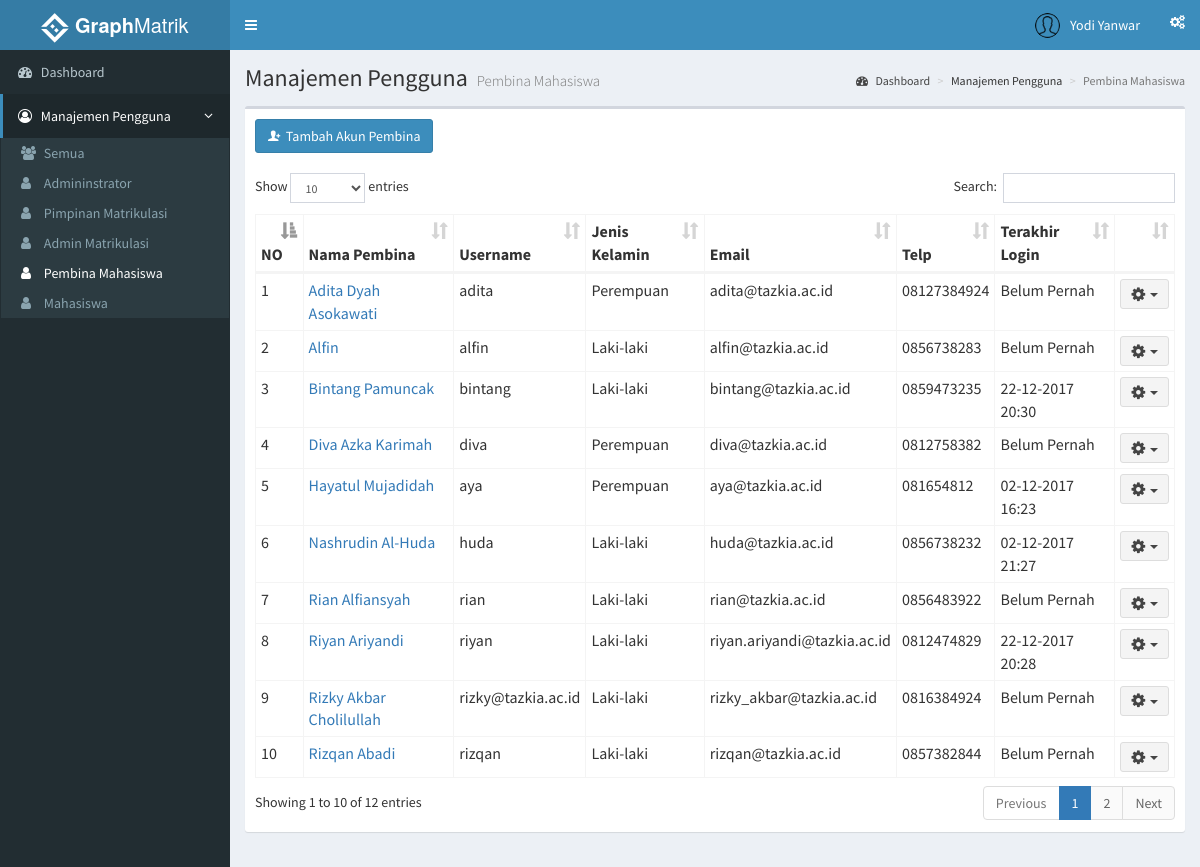
The page /index.php?page=pembina (signed in) on the database its author committed.
### tables this page shows
CREATE TABLE `pembina` (
  `id_pembina` int(11) NOT NULL,
  `nama` varchar(35) NOT NULL,
  `j_kelamin` varchar(15) DEFAULT NULL,
  `tgl_lahir` date NOT NULL,
  `gelar` varchar(10) DEFAULT NULL,
  `asalkota` varchar(20) DEFAULT NULL,
  `email` varchar(35) NOT NULL,
  `telp` varchar(13) NOT NULL,
  `avatar` varchar(100) DEFAULT NULL,
  `id_user` int(11) NOT NULL
);

CREATE TABLE `users` (
  `id_user` int(11) NOT NULL,
  `username` varchar(30) NOT NULL,
  `password` varchar(50) NOT NULL,
  `level` int(11) NOT NULL,
  `last_login` datetime NOT NULL
);

### functions.php (called while the page is built, shortened)
<?php
	function tampilPembina(){
		$ambildata = mysql_query("SELECT pembina.*, users.* FROM users INNER JOIN pembina ON pembina.id_user = users.id_user ORDER BY nama") or die(mysql_error());
		if (mysql_num_rows($ambildata) > 0) {
			while ($ad = mysql_fetch_assoc($ambildata))
				$data[] = $ad;
				return $data;
		} else{
			echo "Daftar pembina kosong";
		}
	}
 ?>

### role/admin/pembina.php (the view, shortened to what this page needs)
<?php
  include 'functions.php';
 ?>
    <section class="content-header">
      <h1>
        Manajemen Pengguna
        <small>Pembina Mahasiswa</small>
      </h1>
      <ol class="breadcrumb">
        <li><a href="/simon"><i class="fa fa-dashboard"></i>&nbsp;Dashboard</a></li>
        <li>Manajemen Pengguna</li>
        <li class="active">Pembina Mahasiswa</li>
      </ol>
    </section>
    <section class="content">
      <div class="row">
        <div class="col-xs-12">
          <div class="box">
            <div class="box-header">
             <button class="btn btn-primary" data-toggle="modal" data-target="#tambahPembina"><i class="ion ion-person-add"></i>&nbsp;&nbsp;Tambah Akun Pembina</button>
            </div>
            <div class="box-body">
              <table id="tablePembina" class="table table-bordered table-hover table-condensed">
                <thead>
                  <tr>
                    <th>NO</th>
                    <th>Nama Pembina</th>
                    <th>Username</th>
                    <th>Jenis Kelamin</th>
                    <th>Email</th>
                    <th>Telp</th>
                    <th>Terakhir Login</th>
                    <th></th>
                  </tr>
                </thead>
                <tbody>
                  <?php
                    $dataPembina = tampilPembina();
                    $no = 1;
                    foreach($dataPembina as $row){
                   ?>
                <tr>
                  <td><?php echo $no ?></td>
                  <td><?php echo "<a href='index.php?page=pembinadetails&id=".$row['id_user']."'>".$row['nama']."</a>"?></td>
                  <td><?php echo $row['username'] ?></td>
                  <td><?php echo $row['j_kelamin'] ?></td>
                  <td><?php echo $row['email'] ?></td>
                  <td><?php echo $row['telp'] ?></td>
                  <td><?php if ($row['last_login'] == '0000-00-00 00:00:00'){ echo 'Belum Pernah';}else{ echo date("d-m-Y H:i", strtotime($row['last_login'])) ;}
                  ?></td>
                  <td>
                    <div class="dropdown">
                      <button class="btn btn-default btn-sm dropdown-toggle " type="button" data-toggle="dropdown">
                        <i class="fa fa-cog fa-lg"></i>&nbsp;&nbsp;<span class="caret"></span>
                      </button>
                    </div>
                  </td>
                </tr>
                  <?php
                    $no++; }
                   ?>
                </tbody>
              </table>
            </div>
          </div>
        </div>
      </div>
    </section>

### rows shown on the page
pembina: nama "Adita Dyah Asokawati", id_user.username "adita", j_kelamin "Perempuan", email "adita@tazkia.ac.id", telp "08127384924", shows "Belum Pernah"
pembina: nama "Alfin", id_user.username "alfin", j_kelamin "Laki-laki", email "alfin@tazkia.ac.id", telp "0856738283", shows "Belum Pernah"
pembina: nama "Bintang Pamuncak", id_user.username "bintang", j_kelamin "Laki-laki", email "bintang@tazkia.ac.id", telp "0859473235", id_user.last_login "22-12-2017 20:30"
pembina: nama "Diva Azka Karimah", id_user.username "diva", j_kelamin "Perempuan", email "diva@tazkia.ac.id", telp "0812758382", shows "Belum Pernah"
pembina: nama "Hayatul Mujadidah", id_user.username "aya", j_kelamin "Perempuan", email "aya@tazkia.ac.id", telp "081654812", id_user.last_login "02-12-2017 16:23"
pembina: nama "Nashrudin Al-Huda", id_user.username "huda", j_kelamin "Laki-laki", email "huda@tazkia.ac.id", telp "0856738232", id_user.last_login "02-12-2017 21:27"
pembina: nama "Rian Alfiansyah", id_user.username "rian", j_kelamin "Laki-laki", email "rian@tazkia.ac.id", telp "0856483922", shows "Belum Pernah"
pembina: nama "Riyan Ariyandi", id_user.username "riyan", j_kelamin "Laki-laki", email "riyan.ariyandi@tazkia.ac.id", telp "0812474829", id_user.last_login "22-12-2017 20:28"
pembina: nama "Rizky Akbar Cholilullah", id_user.username "rizky@tazkia.ac.id", j_kelamin "Laki-laki", email "rizky_akbar@tazkia.ac.id", telp "0816384924", shows "Belum Pernah"
pembina: nama "Rizqan Abadi", id_user.username "rizqan", j_kelamin "Laki-laki", email "rizqan@tazkia.ac.id", telp "0857382844", shows "Belum Pernah"

### other values the page prints
$_SESSION['nama'] "Yodi Yanwar"
